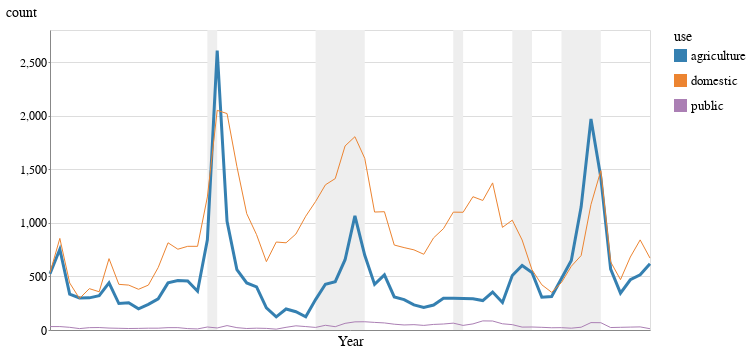

Notebook code cell kept with this figure:
### Markdown cell above
## Well construction over time

### Code cell
drought_years = [
    {"start": 1976, "end": 1977},
    {"start": 1987, "end": 1992},
    {"start": 2001, "end": 2002},
    {"start": 2007, "end": 2009},
    {"start": 2012, "end": 2016},
]

drought_years = alt.pd.DataFrame(drought_years)

sgma_year = [
    {"year": 2014, "title": 'SGMA passed'}
]
sgma_year = alt.pd.DataFrame(sgma_year)

highlight = alt.selection(type='single', 
                          on='mouseover',
                          fields=['use'], 
                          nearest=True,
                          init={'use':'agriculture'})

base = alt.Chart(grouped_date_use[grouped_date_use['date'] >= 1960]).encode(
    x=alt.X('date:T', axis=alt.Axis(values=[.995,.020], format='%Y', title='Year')),
    y='count:Q',
    color='use:N',
    tooltip=['date', 'use', 'count']
)

points = base.mark_circle().encode(
    opacity=alt.value(0)
).add_selection(
    highlight
).properties(
    width=600,
    height=300
)

lines = base.mark_line().encode(
    size=alt.condition(~highlight, alt.value(1), alt.value(3))
)

rect = alt.Chart(drought_years).mark_rect(color="#EEE").encode(
    x='start:T',
    x2='end:T',
)

rules = alt.Chart(sgma_year).mark_rule(color="#000").encode(
    x='date:T',
)

rect + points + lines + rules

### Figure 1 — Vega-Lite specification as saved in the notebook (floating-point values rounded to 4 significant figures; data arrays with more than 128 entries replaced by an {"elided": "..."} marker saying what was removed)
{"config": {"view": {"width": 800, "height": 450}, "background": "#ffffff", "title": {"anchor": "start", "font": "BentonGothic-Bold, sans", "fontColor": "#000000", "fontSize": 22, "fontWeight": "normal"}, "arc": {"fill": "#82c6df"}, "area": {"fill": "#82c6df"}, "line": {"stroke": "#82c6df", "strokeWidth": 3}, "path": {"stroke": "#82c6df"}, "rect": {"fill": "#82c6df"}, "shape": {"stroke": "#82c6df"}, "bar": {"fill": "#82c6df"}, "point": {"stroke": "#82c6df"}, "symbol": {"fill": "#82c6df", "size": 30}, "axis": {"titleFont": "BentonGothic-Bold, sans", "titleFontSize": 14, "titleFontWeight": "normal", "labelFont": "BentonGothic, sans", "labelFontSize": 12, "labelFontWeight": "normal"}, "axisX": {"labelAngle": 0, "labelPadding": 4, "tickSize": 3}, "axisY": {"labelBaseline": "middle", "maxExtent": 45, "minExtent": 45, "tickSize": 2, "titleAlign": "left", "titleAngle": 0, "titleX": -45, "titleY": -11}, "legend": {"titleFont": "BentonGothic-Bold, sans", "titleFontSize": 14, "titleFontWeight": "normal", "symbolType": "square", "labelFont": "BentonGothic, sans", "labelFontSize": 13}, "range": {"category": ["#3580b1", "#ec8431", "#ab7fb4", "#c89d29", "#adc839", "#829eb1"], "diverging": ["#e68a4f", "#f4bb6a", "#f9e39c", "#dadfe2", "#a6b7c6", "#849eae"], "heatmap": ["#fbf2c7", "#f9e39c", "#f8d36e", "#f4bb6a", "#e68a4f", "#d15a40", "#ab4232"], "ordinal": ["#fbf2c7", "#f9e39c", "#f8d36e", "#f4bb6a", "#e68a4f", "#d15a40", "#ab4232"], "ramp": ["#fbf2c7", "#f9e39c", "#f8d36e", "#f4bb6a", "#e68a4f", "#d15a40", "#ab4232"]}}, "layer": [{"data": {"name": "data-8d673063f9e375b0e36b21ee75781660"}, "mark": {"type": "rect", "color": "#EEE"}, "encoding": {"x": {"type": "temporal", "field": "start"}, "x2": {"field": "end"}}}, {"data": {"name": "data-f5b541980128550febcab59de6944cc7"}, "mark": "circle", "encoding": {"color": {"type": "nominal", "field": "use"}, "opacity": {"value": 0}, "tooltip": [{"type": "quantitative", "field": "date"}, {"type": "nominal", "field": "use"}, {"type": "quantitative", "field": "count"}], "x": {"type": "temporal", "axis": {"format": "%Y", "title": "Year", "values": [0.995, 0.02]}, "field": "date"}, "y": {"type": "quantitative", "field": "count"}}, "height": 300, "selection": {"selector003": {"type": "single", "on": "mouseover", "fields": ["use"], "nearest": true, "init": {"use": "agriculture"}}}, "width": 600}, {"data": {"name": "data-f5b541980128550febcab59de6944cc7"}, "mark": "line", "encoding": {"color": {"type": "nominal", "field": "use"}, "size": {"condition": {"value": 1, "selection": {"not": "selector003"}}, "value": 3}, "tooltip": [{"type": "quantitative", "field": "date"}, {"type": "nominal", "field": "use"}, {"type": "quantitative", "field": "count"}], "x": {"type": "temporal", "axis": {"format": "%Y", "title": "Year", "values": [0.995, 0.02]}, "field": "date"}, "y": {"type": "quantitative", "field": "count"}}}, {"data": {"name": "data-fc31ed7477c1557785b92e241be8b9ad"}, "mark": {"type": "rule", "color": "#000"}, "encoding": {"x": {"type": "temporal", "field": "date"}}}], "$schema": "https://vega.github.io/schema/vega-lite/v4.8.1.json", "datasets": {"data-8d673063f9e375b0e36b21ee75781660": [{"start": 1976, "end": 1977}, {"start": 1987, "end": 1992}, {"start": 2001, "end": 2002}, {"start": 2007, "end": 2009}, {"start": 2012, "end": 2016}], "data-f5b541980128550febcab59de6944cc7": {"elided": "186 records"}, "data-fc31ed7477c1557785b92e241be8b9ad": [{"year": 2014, "title": "SGMA passed"}]}}
